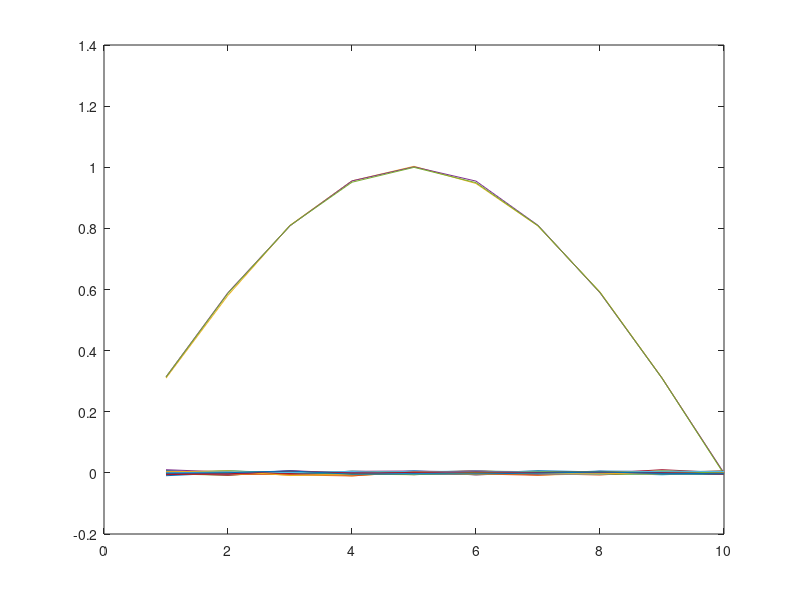

MATLAB code to generate this figure: (Note: this script raises an error after producing the figure.)
% CSP_Test

N = 64;
T = 10;

trials = 1000;


randomChanList = randperm(N);

taskPosChans = randomChanList(1) + (-1:1);

while (min(taskPosChans) < 1)
    taskPosChans = taskPosChans + 1;
end

while (max(taskPosChans) > N)
    taskPosChans = taskPosChans - 1;
end

% synthesize data from class one
c1 = normrnd(0, 0.1, [N T trials]);
% c1 = zeros(N, T, trials);

for trial = 1:trials
    for chanIdx = 1:length(taskPosChans)        
        c1(taskPosChans(chanIdx),:,trial) = squeeze(c1(taskPosChans(chanIdx),:,trial)) + sin((1:T)/T*pi);
    end
end

plot(mean(c1,3)')

% synthesize data from class two
taskNegChans = randomChanList(2) + (-1:1);

while (min(taskNegChans) < 1)
    taskNegChans = taskNegChans + 1;
end

while (max(taskNegChans) > N)
    taskNegChans = taskNegChans - 1;
end

c2 = normrnd(0, 0.1, [N T trials]);

for trial = 1:trials
    for chanIdx = 1:length(taskNegChans)
        c2(taskNegChans(chanIdx),:,trial) = squeeze(c2(taskNegChans(chanIdx),:,trial)) + sin((1:T)/T*pi);
    end
end

%% perform CSP (the other way)

c1r = reshape(c1, [N T*trials]);
c2r = reshape(c2, [N T*trials]);

X = CSP(c1r, c2r);
X = X([1 end], :)';

plot(X);

% %% 
% for idx = 1:2
%     xi = find(X(:,idx) > .5);
%     fprintf('for class %d, the channels of interest are: ', idx);
%     fprintf('%d ', xi);
%     fprintf('\n');
% end
% 
% c1p = zeros(2, size(c1,2), size(c1,3));
% 
% for trial = 1:trials
%     temp = c1(:,:,trials)' * X;
%     plot(temp(:,1), temp(:,2));
%     hold on;
% %     c1p(:, :, trial) = (squeeze(c1(:,:,trials))' * W)';
% end
% 
% % plot(squeeze(c1p(1,:,:)), squeeze(c1p(2,:,:)), 'color', [.5 .5 .5]);
% % c2p = zeros(size(c2,2), size(c2,3));

%% let's try another test

% data is observations by channels
% label is observations

nchans = 64;
nobs = 50;
label = randi(2, [nobs, 1])-1;

modchans = randi(64, [5, 1]);
modstrength = .0;

data = [];
for chan = 1:nchans
    data(:, chan) = randn([nobs, 1]);
    
    if (ismember(chan, modchans))
        data(:, chan) = data(:, chan) + modstrength * label;
    end
end

rs = corr(data, label);
[~, irs] = sort(rs, 'descend');

% X = CSP(data(label==0, :)', data(label==1, :)');
% W = X([1 end], :)';
% % W = X(:, [1 end]);
% pdata = data * W;

[proj, filt, vf] = mpca(data(:, irs(1:10)));
figure
subplot(211);
gscatter(data(:, irs(1)), data(:, irs(2)), label);
subplot(212);
gscatter(proj(:, 1), proj(:,2), label);
